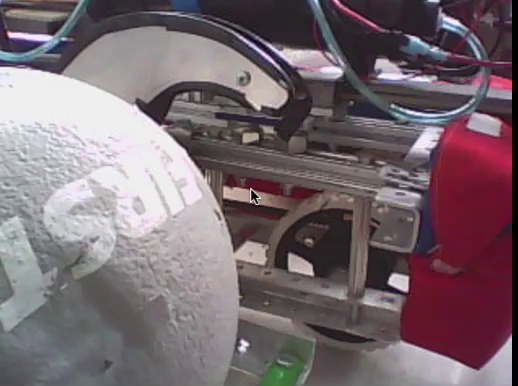
#> input picture testActual.jpg, 518 x 386 px, given in place of the camera
$ python birdy.py
#> lines starting #> are read from the running program, lines starting #| are printed output that depends on the picture
import cv2 as cv
import numpy as np
import matplotlib.pyplot as plt

vid1 = cv.VideoCapture(0)
vid2 = cv.VideoCapture(1)
fourcc = cv.VideoWriter_fourcc(*'MJPG')
out1 = cv.VideoWriter('try.avi',fourcc, 20.0, (640,480))
out2 = cv.VideoWriter('try2.avi',fourcc, 20.0, (640,480))

while True:
    _, img1 = vid1.read()
#> img1 is the input picture: shape (386, 518, 3); mean B, G, R 111.5, 105.5, 119.8
    _, img2 = vid2.read()
    out1.write(img1)
    out2.write(img2)
    img1 = cv.resize(img1, (480, 360))
#> img1: shape (360, 480, 3)
    img2 = cv.resize(img2, (480, 360))
    image = np.zeros((500, 500, 3), np.uint8)
    image2 = np.zeros((500, 500, 3), np.uint8)
    src = np.array([[0,200],[480,200],[480,360],[0,360]],np.float32)
    dst = np.array([[0,0],[480,0],[300,200],[180,200]],np.float32)
    ##########################Pushing   ^^ Down to below 200 gives the weird image

    M = cv.getPerspectiveTransform(src, dst)
    warp = cv.warpPerspective(img1.copy(), M, (480, 360))
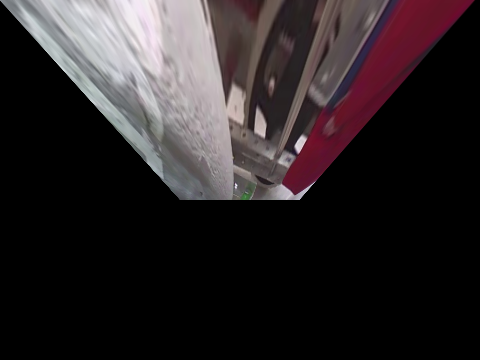
#> warp: shape (360, 480, 3); mean B, G, R 38.3, 36.5, 42.8


    two = cv.warpPerspective(img2.copy(), M, (480, 360))
    two = cv.resize(two,(0,0), fx=2, fy=2)


    image2[:warp.shape[0], 15:warp.shape[1]+15]= warp
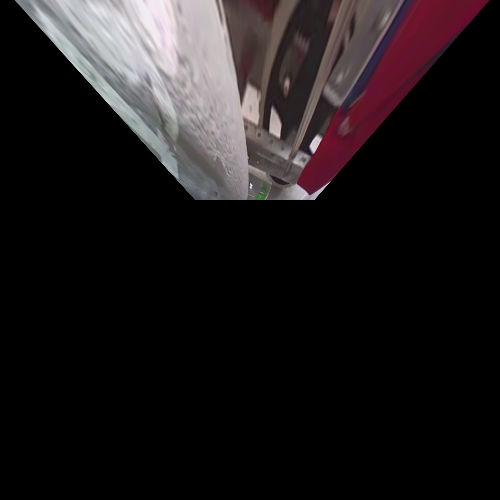
#> image2: shape (500, 500, 3); mean B, G, R 26.5, 25.2, 29.6
    twoR = cv.getRotationMatrix2D((two.shape[1]/2,two.shape[0]/2),90,.5)
    twoD = cv.warpAffine(two,twoR,(two.shape[1],two.shape[0]))
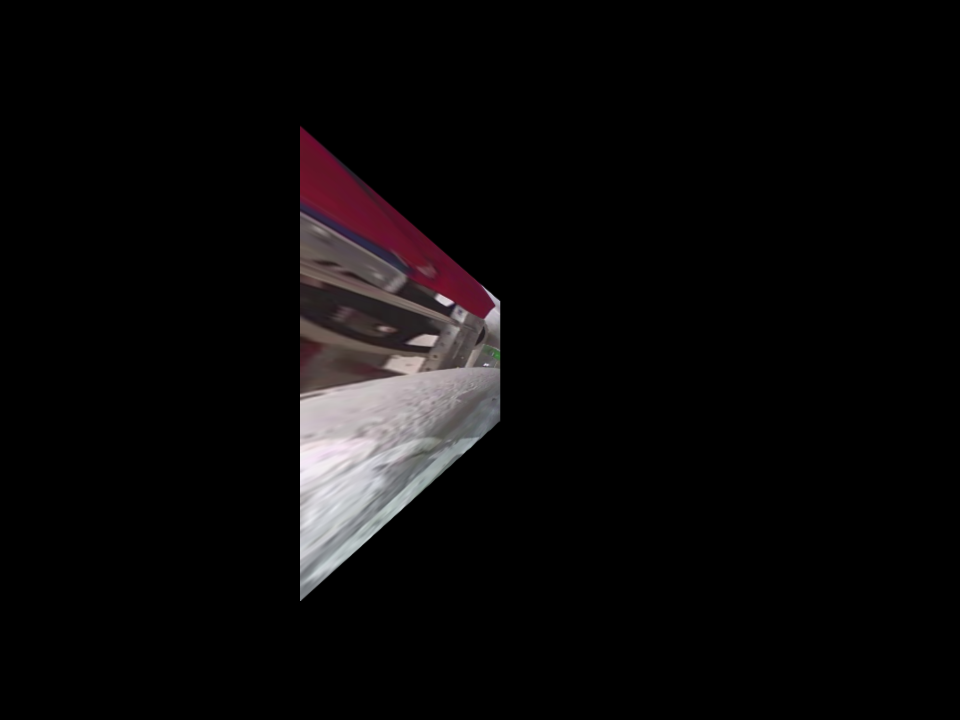
#> twoD: shape (720, 960, 3); mean B, G, R 9.6, 9.1, 10.7

    twoD = twoD[100:600, 310:500]
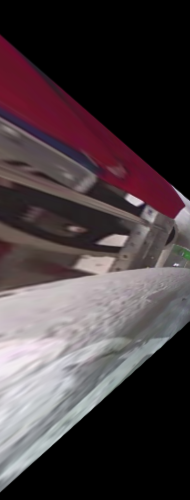
#> twoD: shape (500, 190, 3); mean B, G, R 64.1, 61.1, 71.5

    image[0:twoD.shape[0]+0, 0:twoD.shape[1]+0]= twoD
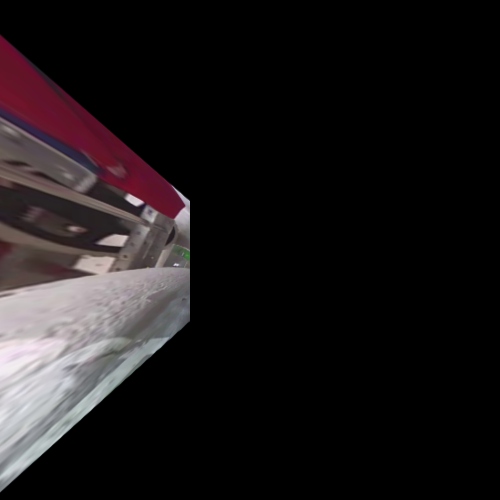
#> image: shape (500, 500, 3); mean B, G, R 24.4, 23.2, 27.2

    ora = cv.add(image, image2)
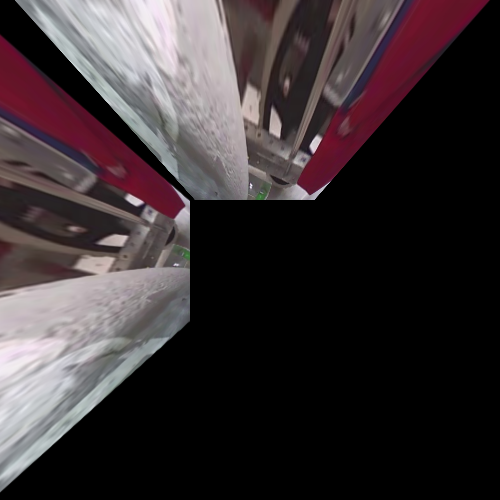
#> ora: shape (500, 500, 3); mean B, G, R 50.9, 48.4, 56.8
    cv.imshow("image", ora)
    k = cv.waitKey(5) & 0xFF
#> (key Esc is pressed here)
    if k == 27:
        break

vid1.release()
vid2.release()
cv.destroyAllWindows()
